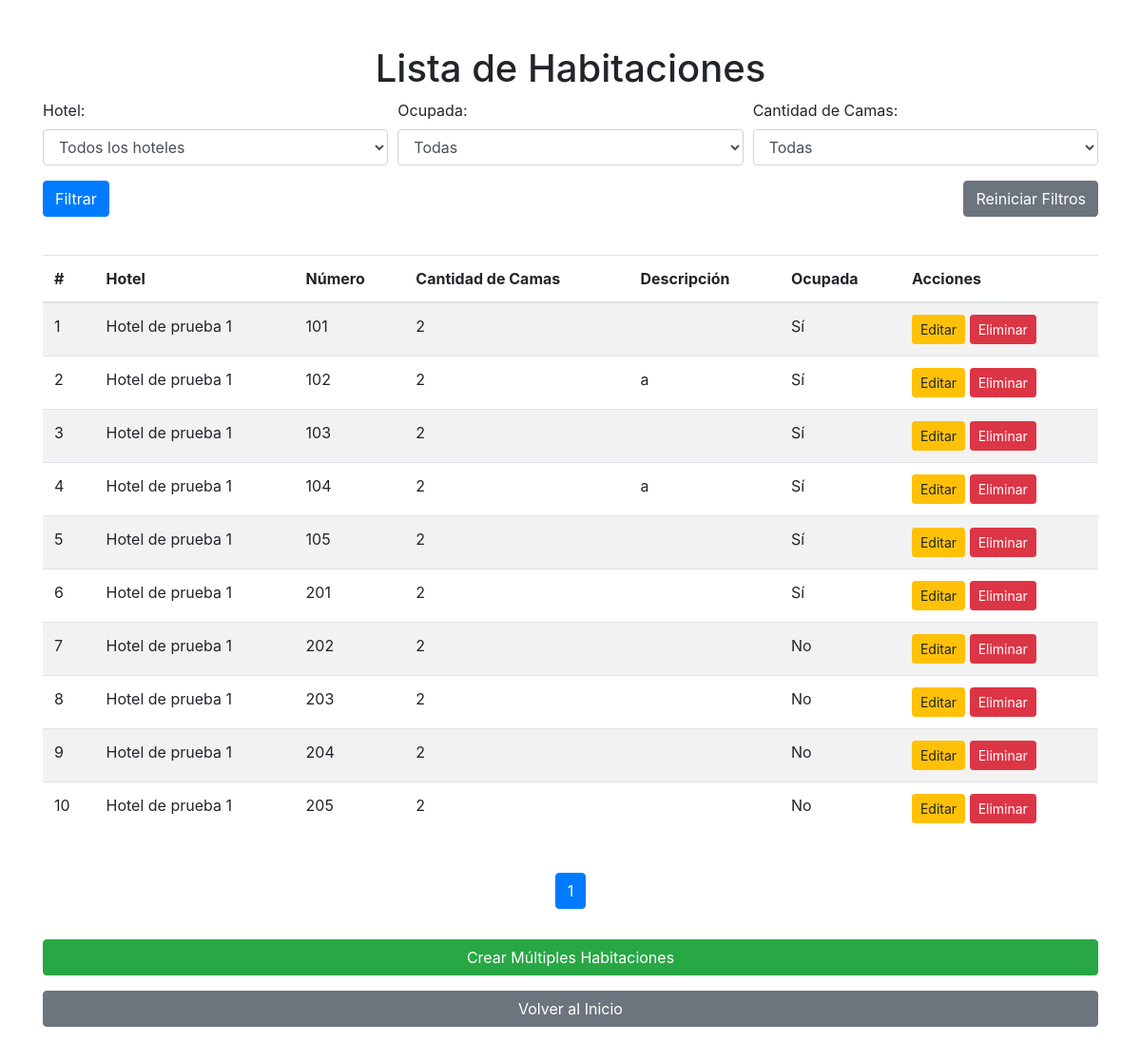
The page /habitaciones/ (signed in) on the database its author committed.
### hoteles/models.py (models this page shows, shortened)
class Habitacion(models.Model):
    hotel = models.ForeignKey(Hotel, related_name='habitaciones', on_delete=models.CASCADE)
    numero = models.CharField(max_length=20)
    cantidad_camas = models.PositiveIntegerField()
    descripcion = models.TextField()
    ocupada = models.BooleanField(default=False)

class Hotel(models.Model):
    CATEGORIAS = [
        ('normal', 'Normal'),
        ('frente_al_mar', 'Frente al Mar'),
        ('cabanas', 'Cabañas'),
    ]
    id = models.AutoField(primary_key=True)
    nombre = models.CharField(max_length=255)
    descripcion_breve = models.CharField(max_length=500)
    descripcion_detallada = models.TextField()
    precio = models.IntegerField()
    foto = models.ImageField(upload_to='hoteles/')
    categoria = models.CharField(max_length=20, choices=CATEGORIAS, default='normal')
    en_oferta = models.BooleanField(default=False)
    porcentaje_descuento = models.IntegerField(default=0)
    stock_habitaciones = models.PositiveIntegerField(default=0)
    ubicacion = models.CharField(max_length=255, null=True, blank=True)
    wifi_gratuito = models.BooleanField(default=False)
    desayuno_incluido = models.BooleanField(default=False)
    gimnasio = models.BooleanField(default=False)
    piscina = models.BooleanField(default=False)
    spa = models.BooleanField(default=False)
    restaurante = models.BooleanField(default=False)
    servicio_transporte = models.BooleanField(default=False)
    servicios_eventos = models.BooleanField(default=False)
    servicio_conserjeria = models.BooleanField(default=False)

### hoteles/views.py (the view)
# urls.py: path('habitaciones/', lista_habitaciones, name='lista_habitaciones'),
@user_passes_test(superuser_required)
def lista_habitaciones(request):
    form = FiltroHabitacionesForm(request.GET)
    habitaciones = Habitacion.objects.all()
    if form.is_valid():
        hotel = form.cleaned_data['hotel']
        ocupada = form.cleaned_data['ocupada']
        cantidad_camas = form.cleaned_data['cantidad_camas']
        if hotel:
            habitaciones = habitaciones.filter(hotel=hotel)
        if ocupada is not None:
            habitaciones = habitaciones.filter(ocupada=ocupada)
        if cantidad_camas:
            habitaciones = habitaciones.filter(cantidad_camas=cantidad_camas)
    paginator = Paginator(habitaciones, 10)  # Mostrar 10 habitaciones por página
    page_number = request.GET.get('page')
    habitaciones = paginator.get_page(page_number)
    return render(request, './habitaciones/lista_habitaciones.html', {
        'habitaciones': habitaciones,
        'form': form,
        'hoteles': Hotel.objects.all(),
    })

### hoteles/forms.py
class FiltroHabitacionesForm(forms.Form):
    hotel = forms.ModelChoiceField(queryset=Hotel.objects.all(), required=False, label='Hotel')
    ocupada = forms.NullBooleanField(required=False, widget=forms.Select(choices=[
        ('', 'Todas'),
        (True, 'Sí'),
        (False, 'No'),
    ]))
    cantidad_camas = forms.ChoiceField(required=False, label='Cantidad de Camas', choices=[('', 'Todas')])
    def __init__(self, *args, **kwargs):
        super().__init__(*args, **kwargs)
        camas_choices = [(cantidad, cantidad) for cantidad in Habitacion.objects.values_list('cantidad_camas', flat=True).distinct()]
        self.fields['cantidad_camas'].choices += camas_choices

### hoteles/authentication_backend.py (called while the page is built)
    def get_user(self, user_id):
        try:
            return Usuario.objects.get(pk=user_id)
        except Usuario.DoesNotExist:
            return None

### hoteles/views.py (called while the page is built)
def superuser_required(user):
    return user.is_superuser

### hoteles/templates/habitaciones/lista_habitaciones.html (shortened to what this page needs)
<!DOCTYPE html>
<html lang="es">
<head>
    <link href="https://stackpath.bootstrapcdn.com/bootstrap/4.5.2/css/bootstrap.min.css" rel="stylesheet">
</head>
<body>
    <div class="container mt-5">
        <h1 class="text-center">Lista de Habitaciones</h1>
        <form method="get" class="mb-4">
            <div class="form-row">
                <div class="form-group col-md-4">
                    <label for="hotel">Hotel:</label>
                    <select id="hotel" name="hotel" class="form-control">
                        <option value="">Todos los hoteles</option>
                    </select>
                </div>
                <div class="form-group col-md-4">
                    <label for="ocupada">Ocupada:</label>
                    <select id="ocupada" name="ocupada" class="form-control">
                        <option value="">Todas</option>
                    </select>
                </div>
                <div class="form-group col-md-4">
                    <label for="cantidad_camas">Cantidad de Camas:</label>
                    <select id="cantidad_camas" name="cantidad_camas" class="form-control">
                        <option value="">Todas</option>
                    </select>
                </div>
            </div>
            <div class="form-row">
                <div class="form-group col-md-6">
                    <button type="submit" class="btn btn-primary">Filtrar</button>
                </div>
                <div class="form-group col-md-6 text-right">
                    <a href="{% url 'lista_habitaciones' %}" class="btn btn-secondary">Reiniciar Filtros</a>
                </div>
            </div>
        </form>
        <table class="table table-striped">
            <thead>
                <tr>
                    <th>#</th>
                    <th>Hotel</th>
                    <th>Número</th>
                    <th>Cantidad de Camas</th>
                    <th>Descripción</th>
                    <th>Ocupada</th>
                    <th>Acciones</th>
                </tr>
            </thead>
            <tbody>
                {% for habitacion in habitaciones %}
                <tr>
                    <td>{{ habitaciones.start_index|add:forloop.counter0 }}</td>
                    <td>{{ habitacion.hotel.nombre }}</td>
                    <td>{{ habitacion.numero }}</td>
                    <td>{{ habitacion.cantidad_camas }}</td>
                    <td>{{ habitacion.descripcion }}</td>
                    <td>{{ habitacion.ocupada|yesno:"Sí,No" }}</td>
                    <td>
                        <a href="{% url 'actualizar_habitacion' habitacion.pk %}" class="btn btn-warning btn-sm">Editar</a>
                        <a href="{% url 'eliminar_habitacion' habitacion.pk %}" class="btn btn-danger btn-sm">Eliminar</a>
                    </td>
                </tr>
                {% endfor %}
            </tbody>
        </table>
        <div class="d-flex justify-content-center">
            <ul class="pagination mt-4">
                {% for num in habitaciones.paginator.page_range %}
                {% if habitaciones.number == num %}
                <li class="page-item active"><span class="page-link">{{ num }} <span class="sr-only">(current)</span></span></li>
                {% endif %}
                {% endfor %}
            </ul>
        </div>
        <a href="{% url 'crear_multiple_habitaciones' %}" class="btn btn-success btn-block mt-3 mb-3">Crear Múltiples Habitaciones</a>
        <a href="{% url 'index' %}" class="btn btn-secondary btn-block mt-3 mb-3">Volver al Inicio</a>
    </div>
</body>
</html>

### rows shown on the page
Habitacion: start_index|add "1", hotel.nombre "Hotel de prueba 1", numero "101", cantidad_camas "2", ocupada "Sí"
Habitacion: start_index|add "2", hotel.nombre "Hotel de prueba 1", numero "102", cantidad_camas "2", descripcion "a", ocupada "Sí"
Habitacion: start_index|add "3", hotel.nombre "Hotel de prueba 1", numero "103", cantidad_camas "2", ocupada "Sí"
Habitacion: start_index|add "4", hotel.nombre "Hotel de prueba 1", numero "104", cantidad_camas "2", descripcion "a", ocupada "Sí"
Habitacion: start_index|add "5", hotel.nombre "Hotel de prueba 1", numero "105", cantidad_camas "2", ocupada "Sí"
Habitacion: start_index|add "6", hotel.nombre "Hotel de prueba 1", numero "201", cantidad_camas "2", ocupada "Sí"
Habitacion: start_index|add "7", hotel.nombre "Hotel de prueba 1", numero "202", cantidad_camas "2", ocupada "No"
Habitacion: start_index|add "8", hotel.nombre "Hotel de prueba 1", numero "203", cantidad_camas "2", ocupada "No"
Habitacion: start_index|add "9", hotel.nombre "Hotel de prueba 1", numero "204", cantidad_camas "2", ocupada "No"
Habitacion: start_index|add "10", hotel.nombre "Hotel de prueba 1", numero "205", cantidad_camas "2", ocupada "No"

### other values the page prints
{{ num }} "1"
